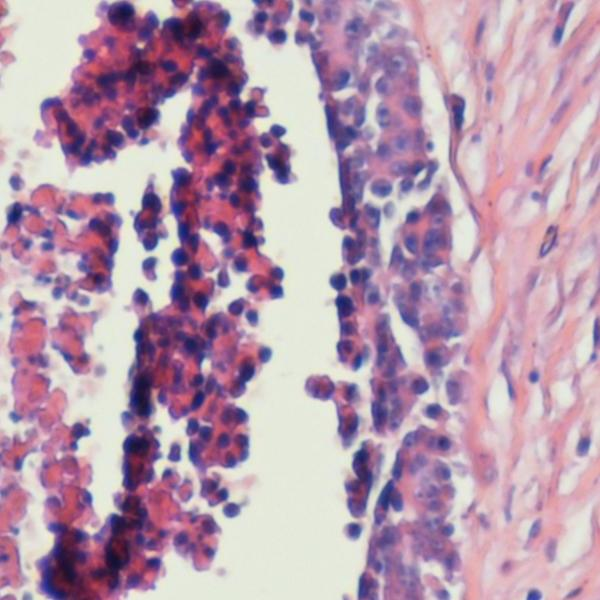
#> input picture UygulamaDersleri/06_Gudumsuz_Ogrenme/sample.jpg, 600 x 600 px, found by its file name
$ python gruplandirma.py
#> lines starting #> are read from the running program, lines starting #| are printed output that depends on the picture
# -*- coding: utf-8 -*-
"""
Created on Sat Feb  1 12:28:33 2020
@author: utkuk
"""
# Gerekli paketler
import numpy as np
from PIL import Image
from sklearn.cluster import KMeans
import imageio

img = imageio.imread("/Users/utkuk/Downloads/FonsuzTurkce/UygulamaDersleri/06GudumsuzOgrenme/sample.jpg")
#> img is the input picture: shape (600, 600, 3); mean R, G, B 182.2, 153.8, 174.2

w, h, d = orijinal_boyut = tuple(img.shape)
#> w = 600; h = 600; d = 3; orijinal_boyut = (600, 600, 3)

image_array = np.reshape(img, (w*h, d))

def imaj_yarat(kumeMerkezleri, etiket, w, h):
    """
    Kümelediğimiz noktaların küme merkezlerini içeren 360000x3'lük matrisi 600x600x3 boyuna çeviren fonksiyon.

    kumeMerkezleri: gruplandırma algoritması sonucu elde edilen kümelerin merkezleri

    etiket: veri içerisindeki noktaların model tarafından tahmin edilen etiketleri

    w: yaratılacak görüntünün genişliği

    h: yaratılacak görüntünün boyu
    """
#> called with kumeMerkezleri = array of shape (10, 3), etiket = array of shape (360000,), w = 600, h = 600
    d = kumeMerkezleri.shape[1]
    gorsel = np.zeros((w, h, d))
    etiket_indis = 0
    for i in range(w):
        for j in range(h):
            gorsel[i][j] = kumeMerkezleri[int(etiket[int(etiket_indis)])]
            etiket_indis += 1
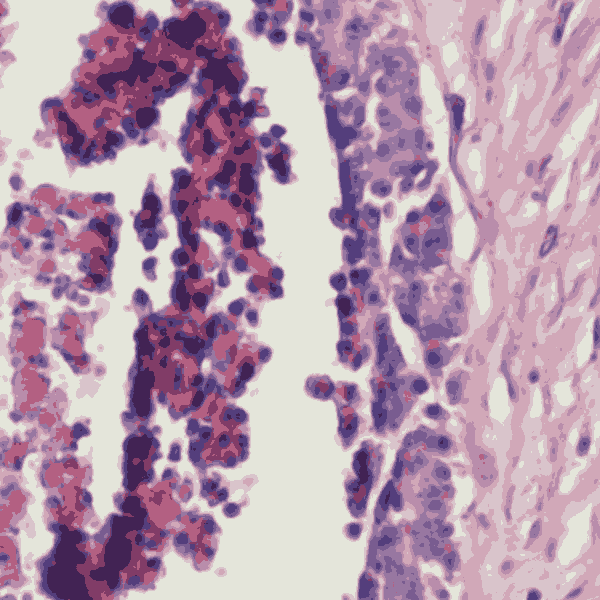
#> gorsel: shape (600, 600, 3) float64; mean of channels 0, 1, 2 182.2, 153.7, 174.1; drawn as R, G, B
#> after the loop, etiket_indis = 360000
    return gorsel

# K-ortalamalar algoritma objesinin yaratılması, uydurulması ve modelin tahminlerinin kaydedilmesi
kOrtalama = KMeans(n_clusters = 10)
kOrtalama.fit(image_array)
etiketler = kOrtalama.predict(image_array)

Image.fromarray(imaj_yarat(kOrtalama.cluster_centers_,
                           etiketler, w ,h).astype('uint8')) # imaj_yarat fonksiyonundan çıkan üç boyutlu matris ile görüntü oluşturma

# Hiyerarşik gruplandırma
from sklearn.cluster import AgglomerativeClustering
'''
Hiyerarşik sınıflandırmada her nokta arası uzaklığın bilinmesi gerekiyor.
Fakat elimizdeki veri uzaklık matrisini oluştumak için çok büyük.
Dolayısıyla sezgisel bir yöntem izleyerek ilk önce K-ortalamalar algoritmasıyla veri sayısını düşüreceğiz.
K-ortalamalar algoritmasından elde ettiğimiz merkezleri, hiyerarşik gruplandırma fonksiyonuna girdi olarak vereceğiz.
'''
# Baslangic k ortalamalar objesi, uydurumu, merkezlerin kaydedilmesi ve etiketlerin alınması
kOrtalamaHiyer = KMeans(n_clusters = 50,
                        random_state = 3)
kOrtalamaHiyer.fit(image_array)
kOrtalamaMerkezler = kOrtalamaHiyer.cluster_centers_
kOrtalamaTahmin = kOrtalamaHiyer.predict(image_array)

# Hiyerarşik gruplandırma objesinin belirlenen merkez sayısına göre yaratılması, uydurulması ve etiketlerin alınması
hiyerarsikKumeMerkezSayisi = 2
hiyerarsik = AgglomerativeClustering(n_clusters = hiyerarsikKumeMerkezSayisi,
                                     linkage = 'single')
hiyerarsik.fit(kOrtalamaMerkezler)
hiyerarsik_etiketler = hiyerarsik.fit_predict(kOrtalamaMerkezler)

'''
Elimizde 360000 tane nokta vardı. K-ortalamalar algoritmasıyla 50 merkez nokta belirledik çünkü
50 merkez noktanın elimizdeki tüm veriyi aşağı yukarı temsil edeceğini düşündük. Daha fazla merkez nokta ile de bunu yapabilirdik.
Belirlediğimiz 50 merkez nokta ile hiyerarşik gruplandırma yaptık ve 2 tane kümeye ayırdık.
Şimdi bu 2 kümenin içerisinde bulunan toplam 50 merkezin içerisinde bulunan (K-ortalamalar ile elde edilen) 360000 noktanın etiketlerini (0 ya da 1)
ve merkezlerini bulacağız.
'''
# Etiketlerini bulduğumuz döngü
gercek_etiketler = np.zeros((w*h))
for j in range(hiyerarsikKumeMerkezSayisi):
    kOrtalamaBagli = np.where(hiyerarsik_etiketler == j)[0]
    for k in range(len(kOrtalamaBagli)):
        gercek_etiketler[np.where(kOrtalamaTahmin == kOrtalamaBagli[k])] = j
# Merkezlerini bulduğumuz döngü
merkezler = np.zeros((hiyerarsikKumeMerkezSayisi, 3))
for i in range(hiyerarsikKumeMerkezSayisi):
    merkezler[i,:] = np.mean(image_array[np.where(gercek_etiketler == i)],
                             axis = 0)
#> after the loop, merkezler = [[183.3, 154.8, 175.1], [44.55, 23.2, 63.15]]
# Bulduğumuz etiket ve merkez verileriyle hiyeraşik gruplandırmanın görsel hali
Image.fromarray(imaj_yarat(merkezler,
                           gercek_etiketler, w, h).astype('uint8'))
#> call 2 of imaj_yarat, with kumeMerkezleri = array of shape (2, 3), etiket = array of shape (360000,), w = 600, h = 600
#> after the loop in imaj_yarat (call 2), `for i in range(w):`:
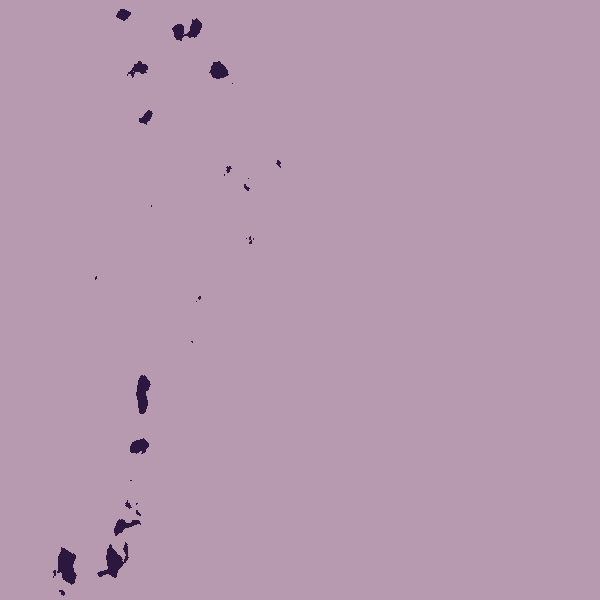
#> gorsel: shape (600, 600, 3) float64; mean of channels 0, 1, 2 182.2, 153.8, 174.2; drawn as R, G, B
#> after the loop in imaj_yarat (call 2), `for i in range(w):`: etiket_indis = 360000

# Hiyerarşik gruplandırma, 5 küme merkezi ve tam bağlanım yöntemi ile
hiyerarsikKumeMerkezSayisi = 5
hiyerarsik = AgglomerativeClustering(n_clusters = hiyerarsikKumeMerkezSayisi,
                                     linkage = 'complete')
hiyerarsik.fit(kOrtalamaMerkezler)
hiyerarsik_etiketler = hiyerarsik.fit_predict(kOrtalamaMerkezler)

# Etiketlerini bulduğumuz döngü
gercek_etiketler = np.zeros((w*h))
for j in range(hiyerarsikKumeMerkezSayisi):
    kOrtalamaBagli = np.where(hiyerarsik_etiketler == j)[0]
    for k in range(len(kOrtalamaBagli)):
        gercek_etiketler[np.where(kOrtalamaTahmin == kOrtalamaBagli[k])] = j
# Merkezlerini bulduğumuz döngü
merkezler = np.zeros((hiyerarsikKumeMerkezSayisi, 3))
for i in range(hiyerarsikKumeMerkezSayisi):
    merkezler[i,:] = np.mean(image_array[np.where(gercek_etiketler == i)],
                             axis = 0)
#> after the loop, merkezler = [[153, 97.1, 138.6], [195.3, 155.7, 178.8], [97.14, 70.6, 128.5], [225.1, 218.1, 213.1], [73.14, 37.29, 85.24]]
# Bulduğumuz etiket ve merkez verileriyle hiyeraşik gruplandırmanın görsel hali
Image.fromarray(imaj_yarat(merkezler, gercek_etiketler, w, h).astype('uint8'))
#> call 3 of imaj_yarat, with kumeMerkezleri = array of shape (5, 3), etiket = array of shape (360000,), w = 600, h = 600
#> after the loop in imaj_yarat (call 3), `for i in range(w):`:
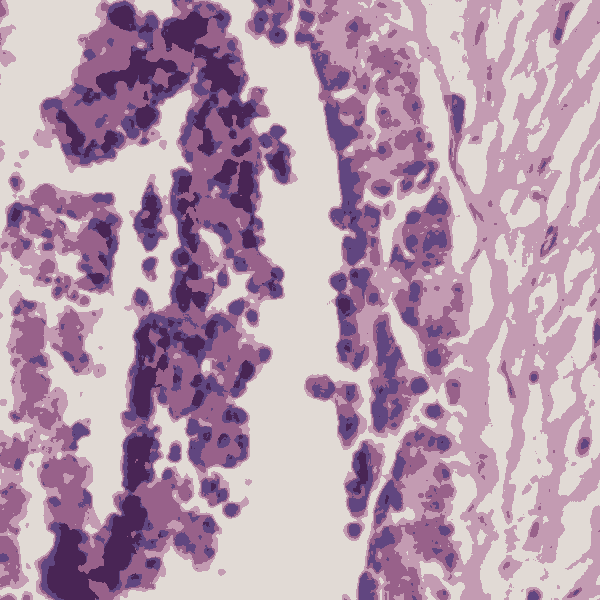
#> gorsel: shape (600, 600, 3) float64; mean of channels 0, 1, 2 182.2, 153.8, 174.2; drawn as R, G, B
#> after the loop in imaj_yarat (call 3), `for i in range(w):`: etiket_indis = 360000

# Spektral Gruplandırma
from sklearn.cluster import SpectralClustering
# İstenen küme sayısı
spektralKumeSayisi = 5
# Spektral Gruplandırıcı objesinin yaratılması, veri kullanılarak uydurumu ve tahminlerin alınması
spektral = SpectralClustering(spektralKumeSayisi,
                              assign_labels = 'discretize',
                              random_state = 3)
spektral.fit(kOrtalamaMerkezler)
spektralTahminler = spektral.labels_

# Hiyerarşik gruplandırmadaki gibi 360000 veri noktasının etiketlerinin son modeldeki (spektral gruplandırma sonucunda elde edilen) verilerden elde edildiği döngüler
# Etiketlerini bulduğumuz döngü
gercek_etiketler_spektral = np.zeros((w*h))
for j in range(len(np.unique(spektralTahminler))):
    kOrtalamaBagli = np.where(spektralTahminler == j)[0]
    for k in range(len(kOrtalamaBagli)):
        gercek_etiketler_spektral[np.where(kOrtalamaTahmin == kOrtalamaBagli[k])] = j
# Merkezlerini bulduğumuz döngü
merkezler_spektral = np.zeros((len(np.unique(spektralTahminler)), 3))
for i in range(len(np.unique(spektralTahminler))):
    merkezler_spektral[i,:] = np.mean(image_array[np.where(gercek_etiketler_spektral == i)],
                                      axis = 0)
#> after the loop, merkezler_spektral = [[187, 173.5, 186.2], [194.2, 158.7, 177.6], [90.67, 57.76, 113.7], [195.4, 151.1, 172.8]]
# Bulduğumuz etiket ve merkez verileriyle hiyeraşik gruplandırmanın görsel hali
Image.fromarray(imaj_yarat(merkezler_spektral,
                           gercek_etiketler_spektral, w, h).astype('uint8'))
#> call 4 of imaj_yarat, with kumeMerkezleri = array of shape (4, 3), etiket = array of shape (360000,), w = 600, h = 600
#> after the loop in imaj_yarat (call 4), `for i in range(w):`:
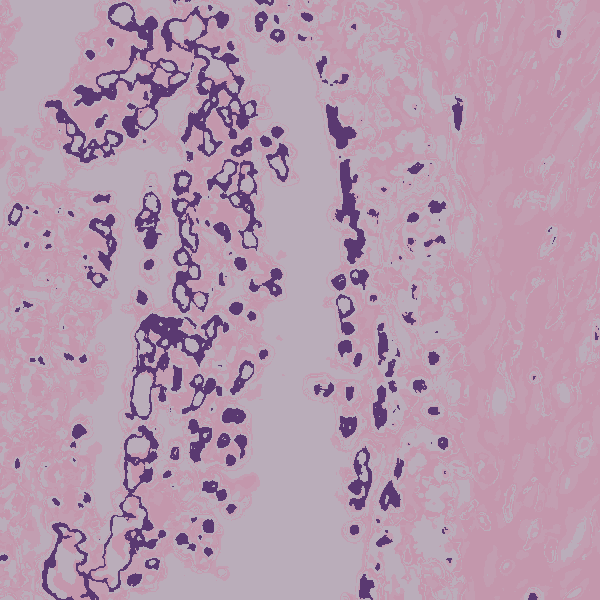
#> gorsel: shape (600, 600, 3) float64; mean of channels 0, 1, 2 182.2, 153.8, 174.2; drawn as R, G, B
#> after the loop in imaj_yarat (call 4), `for i in range(w):`: etiket_indis = 360000
